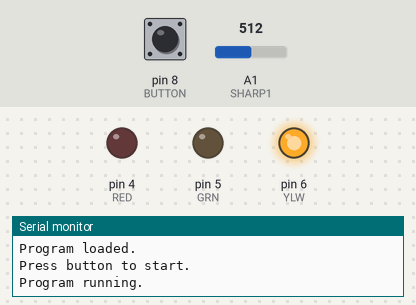
Bench run of a sketch on a simulated Arduino Uno, built with avr-gcc and run on an emulated ATmega328P. On the bench: output pins drawn as LEDs (lit = HIGH), the last lines printed to the serial monitor. The test bench sets the inputs (shaded band); at power-on: pin 8 (BUTTON) HIGH, A1 (SHARP1) = 512.

Above: at 1.0 s.
At 1.8 s:
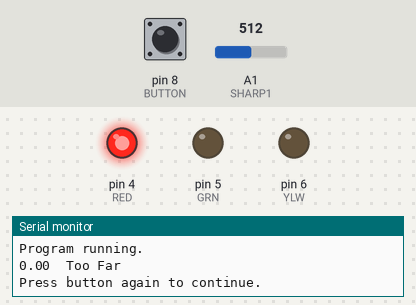
At 2.37 s:
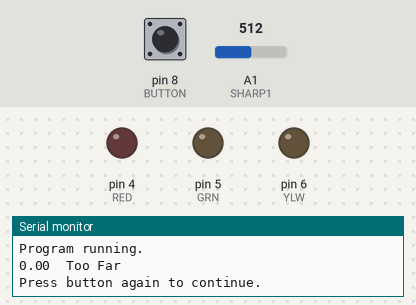
Timing chart, 0 to 3.5 s (numbered marks = the images above):
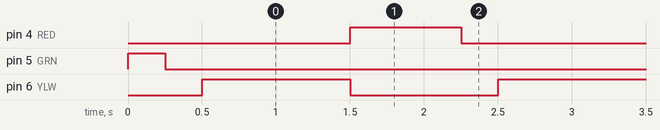

Measured:
- by itself, pin 4 (RED): alternates HIGH for 0.75 s and LOW for 1.3 s
- by itself, pin 6 (YLW): alternates HIGH for 1.0 s and LOW for 1.0 s
- by itself, everything shown: repeats every 2.0 s, in 3 steps

The sketch:

Group8Lab3Sharp.ino
```cpp
/********************************************************************
  M452Lab3Sharp (v1.8)


  Original by H. Fernando, 24/07/2013
  Modified by Joshua Chan, Connor Russo, Matthew Birchard, 12-02-2024

  Reads Sharp range sensor and prints to serial monitor.

  Program ready, green LED flashing
  Button press to start, yellow LED on when reading
  Button press to repeat, red LED flashing
*********************************************************************/

// Pin Assignments
int RED = 4;         //red LED Pin
int GRN = 5;         //green LED Pin
int YLW = 6;         //yellow LED Pin
int BUTTON = 8;      //push button

int SHARP1 = A1;     //sharp input pin (can't be a1)

//global variables
int result;          //A to D value from sharp
int mv;        //millivolt value for sharpvalue
int reading = 1;     //counter

int tau = 1;

// Setup Routine
void setup()
{
  // initialize led pins as outputs.
  pinMode(GRN, OUTPUT);
  pinMode(YLW, OUTPUT);
  pinMode(RED, OUTPUT);

  //initialize button pins as inputs
  pinMode(BUTTON, INPUT);

  //initialize sharp
  pinMode(SHARP1, INPUT);

  //initialize serial printout
  Serial.begin(9600);
  Serial.println(3200);
  Serial.println(1);

  //Program Initalization
  Serial.println("Program loaded.");
  Serial.println("Press button to start.");

  do {
    toggleLED(GRN);         // Green LED flashing
  }while(digitalRead(BUTTON)== LOW);
  Serial.println("Program running.");
}

// Main Routine
void loop() {
  int count = 0;
  turnOnLED(YLW);
  delay(1000);     // 1 sec pause for setup
  float previous_mv = 0;
  float previous_time = millis();
  // Initiate while loop
 do {
  float time_now = millis();
  result = analogRead(SHARP1);                // read the value of the sharp
  float current_mv = map(result, 0, 1024, 0, 5000);         // convert value to millivolts
  float delta_mv = current_mv - previous_mv;
  float delta_time = time_now - previous_time;
  float w = min(delta_time / tau, 1);
  float smooth_mv = previous_mv * (1 - w) + current_mv * w;

  if (smooth_mv < 2600 && smooth_mv > 1750) {
    turnOnLED(RED);
    Serial.print(smooth_mv);
    Serial.print("\t");
    Serial.println("Too Close");
  } else if (smooth_mv < 1749 && smooth_mv > 1150) {
    turnOnLED(GRN);
    Serial.print(smooth_mv);
    Serial.print("\t");
    Serial.println("Distance OK");
  } else if (smooth_mv < 1149) { // changed from else(mv > 1999)
    turnOnLED(YLW);
    Serial.print(smooth_mv);
    Serial.print("\t");
    Serial.println("Too Far");
  } else{
    Serial.println("What u read??");
  }
  previous_mv = current_mv;
  previous_time = millis();
} while (digitalRead(BUTTON) == LOW);

  //print values to the serial monitor
  //tab format makes it easier to copy and paste values to Excel
  // Serial.print(reading);
  // Serial.print( "\t");    //tab
  // Serial.print( "result: ");
  // Serial.print( "\t");    //tab
  // Serial.print(result);
  // Serial.print( "\t");    //tab
  // Serial.print( "mv: ");
  // Serial.print( "\t");    //tab


  turnOnLED(RED);  //this turns the yellow LED off
  Serial.println("Press button again to continue.");
  delay(500);
  do{
    toggleLED(RED);
  }while(digitalRead(BUTTON)== LOW);

  reading = reading + 1;
}


//**********SUBROUTINES******************

//Turn on a single LED, and all other off
void turnOnLED(int COLOUR){
  digitalWrite(GRN, LOW);
  digitalWrite(YLW, LOW);
  digitalWrite(RED, LOW);

  digitalWrite(COLOUR, HIGH);
}

//Toggle an LED on/off
void toggleLED(int colour){
  digitalWrite(colour, HIGH);
  delay(250);
  digitalWrite(colour, LOW);
  delay(250);
}
```
